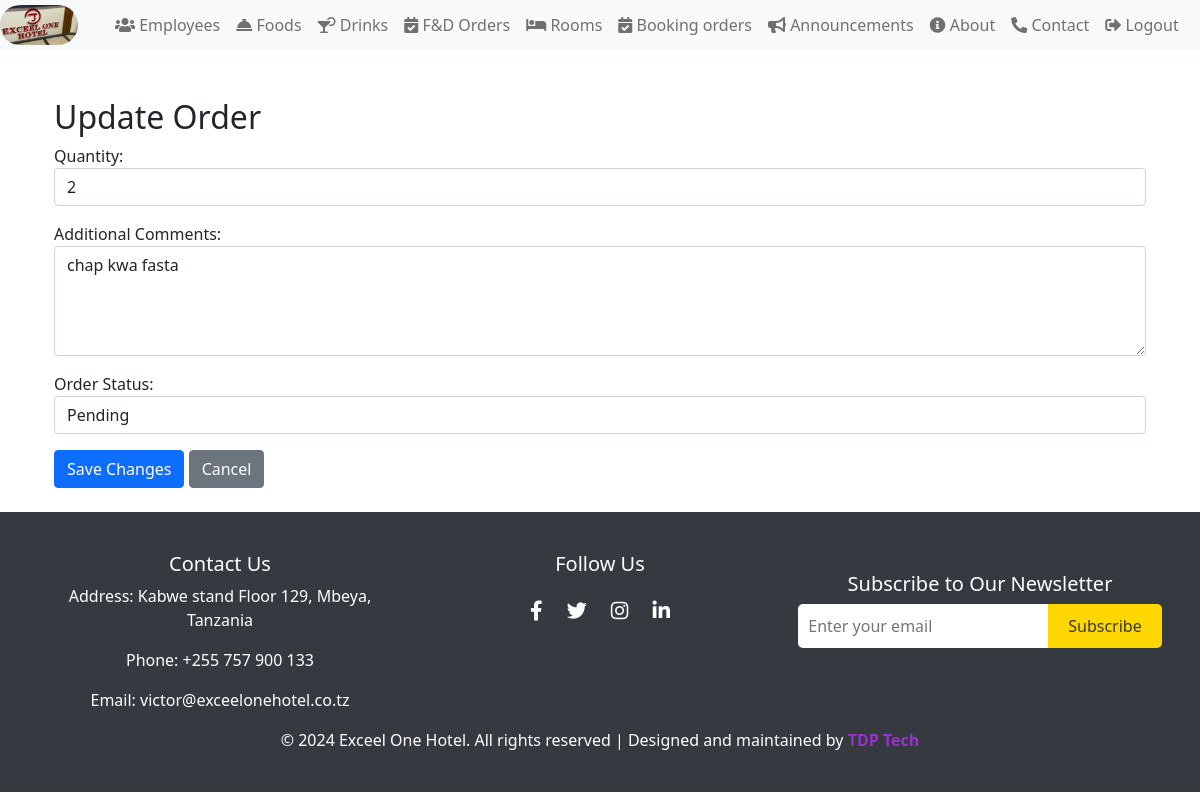
The page /Food/orders/19/update/ (signed in) on the database its author committed.
### FoodDrinksApp/models.py (models this page shows, shortened)
class Order(models.Model):
    ORDER_TYPES = [
        ('food', 'Food'),
        ('drink', 'Drink'),
    ]
    STATUS_CHOICES = [
        ('pending', 'Pending'),
        ('received', 'Received'),
        ('processed', 'Processed'),
        ('cancelled', 'Cancelled'),
    ]
    user = models.ForeignKey(User, on_delete=models.CASCADE)
    item_type = models.CharField(max_length=10, choices=ORDER_TYPES)
    item_id = models.PositiveIntegerField()
    quantity = models.PositiveIntegerField()
    comments = models.TextField(blank=True, null=True)
    status = models.CharField(max_length=10, choices=STATUS_CHOICES, default='pending')
    created_at = models.DateTimeField(auto_now_add=True)
    food = models.ForeignKey(Food, null=True, blank=True, on_delete=models.SET_NULL)
    drink = models.ForeignKey(Drink, null=True, blank=True, on_delete=models.SET_NULL)

### FoodDrinksApp/views.py (the view)
# urls.py: path('orders/<int:pk>/update/', views.order_update, name='order_update'),
@login_required
def order_update(request, pk):
    order = get_object_or_404(Order, pk=pk)
    if request.method == 'POST':
        form = OrderForm(request.POST, instance=order)
        if form.is_valid():
            form.save()
            return redirect('order_list')
    else:
        form = OrderForm(instance=order)
    return render(request, 'order_update.html', {'form': form, 'order': order})

### FoodDrinksApp/forms.py
class OrderForm(forms.ModelForm):
    class Meta:
        model = Order
        fields = ['quantity', 'comments', 'status']
        labels = {
            'quantity': 'Quantity',
            'comments': 'Additional Comments',
            'status': 'Order Status',
        }
        widgets = {
            'quantity': forms.NumberInput(attrs={
                'class': 'form-control',
                'placeholder': 'Enter quantity of plates',
                'min': 1,
            }),
            'comments': forms.Textarea(attrs={
                'class': 'form-control',
                'rows': 4,
                'placeholder': 'Enter any special instructions or comments here',
            }),
            'status': forms.Select(attrs={
                'class': 'form-control',
            }),
        }

### FoodDrinksApp/templates/order_update.html (shortened to what this page needs)
{% extends 'base.html' %}
{% block content %}
{% with user.userprofile.role as role %}
{% if role.name == 'Admin' %}
<div class="container mt-4">
    <h2>Update Order</h2>
    <form method="post">
        {{ form.as_p }}
        <button type="submit" class="btn btn-primary">Save Changes</button>
        <a href="{% url 'order_list' %}" class="btn btn-secondary">Cancel</a>
    </form>
</div>
{% else %}
<div class="container d-flex justify-content-center align-items-center">
    <p class="alert alert-info col-md-3 text-center text-danger col-md-4">Dont have permission to delete order</p>
</div>
{% endif %}
{% endwith %}
{% endblock %}

### templates/base.html (style rules this page uses)
* { box-sizing: border-box; }

### rows shown on the page
Order: quantity "2", comments "chap kwa fasta", status "Pending"
